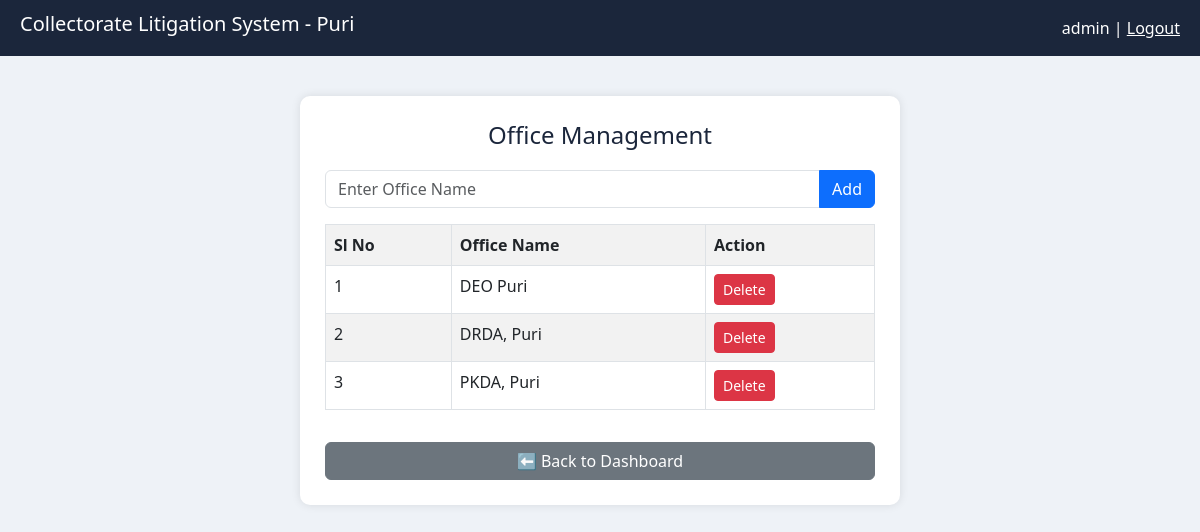
The app's page /office (signed in) with its own data.
### app.py (models this page shows)
class Office(db.Model):
    id = db.Column(db.Integer, primary_key=True)
    office_name = db.Column(db.String(100), unique=True)

### app.py (the view, shortened to what this page needs)
@app.route("/office", methods=["GET", "POST"])
def office():
    if "user" not in session:
        return redirect("/")
    offices = Office.query.all()
    return render_template("office.html", offices=offices)

### templates/office.html (shortened to what this page needs)
<!DOCTYPE html>
<html lang="en">
<head>
<link href="https://cdn.jsdelivr.net/npm/bootstrap@5.3.0/dist/css/bootstrap.min.css" rel="stylesheet">
</head>
<body>
<div class="header">
    <h5>Collectorate Litigation System - Puri</h5>
    <div>
        {{ session.get('user') }} |
        <a href="/logout" class="text-white">Logout</a>
    </div>
</div>
<div class="box">
    <h4>Office Management</h4>
    {% if session.get('role') == 1 %}
    <form method="POST" class="mb-3">
        <div class="input-group">
            <input name="office" class="form-control" placeholder="Enter Office Name" required>
            <button class="btn btn-primary">Add</button>
        </div>
    </form>
    {% endif %}
    <table class="table table-bordered table-striped">
        <tr>
            <th>Sl No</th>
            <th>Office Name</th>
            {% if session.get('role') == 1 %}
            <th>Action</th>
            {% endif %}
        </tr>
        {% for o in offices %}
        <tr>
            <td>{{ loop.index }}</td>
            <td>{{ o.office_name }}</td>
            {% if session.get('role') == 1 %}
            <td>
                <a href="/delete_office/{{o.id}}" class="btn btn-sm btn-danger">Delete</a>
            </td>
            {% endif %}
        </tr>
        {% endfor %}
    </table>
    <a href="/dashboard" class="btn btn-secondary w-100 mt-3">⬅ Back to Dashboard</a>
</div>
</body>
</html>

### templates/office.html (style rules this page uses)
body { background:#eef2f7; }
.header { background:#1b263b; color:white; padding:12px 20px; display:flex; justify-content:space-between; align-items:center; }
.box { width:50%; margin:40px auto; background:white; padding:25px; border-radius:10px; box-shadow:0px 0px 10px rgba(0,0,0,0.1); }
h4 { text-align:center; margin-bottom:20px; color:#1b263b; }

### records on screen
Office: office_name "DEO Puri"
Office: office_name "DRDA, Puri"
Office: office_name "PKDA, Puri"

### other values on screen
{{ session.get('user') }} "admin"
